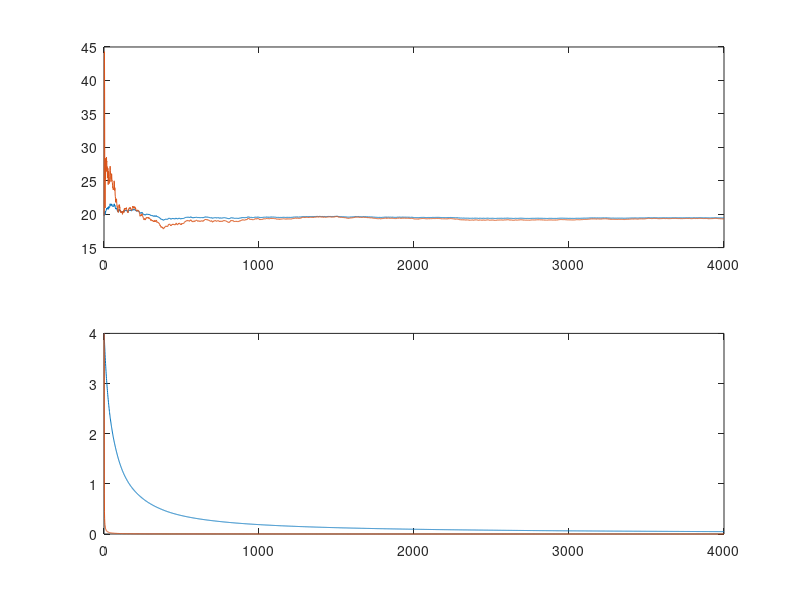

This figure's MATLAB source:
clear
close all
clc

%parameters
mu_x = 20;
var_x = 4;
mu_z = 0;
var_z = 1;
N = 4000;
mu_w = 0;
var_w = 1;

%draw initial estimate of x
xhatTKF = zeros(1,N);
PhatTKF = zeros(1,N);
xhatTKF(1) = mvnrnd(mu_x, var_x);
PhatTKF(1) = var_x;
xhatKF = zeros(1,N);
PhatKF = zeros(1,N);
xhatKF(1) = xhatTKF(1);
PhatKF(1) = var_x;

%cycle
for ii = 2:N
    
    %draw noise
    z = mvnrnd(mu_z,var_z);
    w = mvnrnd(mu_w,var_w);
    
    %measurement
    y = (1 + z)*mu_x + w;
    
    %variances
    PxyTKF = PhatTKF(ii-1);
    PyyTKF = PhatTKF(ii-1) + var_w + PhatTKF(ii-1)*var_z + var_z*xhatTKF(ii-1)^2;
    PxyKF = PhatKF(ii-1);
    PyyKF = PhatKF(ii-1) + var_w;
    
    %kalman gain
    KTKF = PxyTKF/PyyTKF;
    KKF = PxyKF/PyyKF;
    
    %update
    xhatTKF(ii) = xhatTKF(ii-1) + KTKF*(y - xhatTKF(ii-1));
    PhatTKF(ii) = (1 - KTKF)*PhatTKF(ii-1)*(1 - KTKF) + KTKF*var_w*KTKF;
    xhatKF(ii) = xhatKF(ii-1) + KKF*(y - xhatKF(ii-1));
    PhatKF(ii) = (1 - KKF)*PhatKF(ii-1)*(1 - KKF) + KKF*var_w*KKF;
    
    
end


figure
subplot(2,1,1)
plot(xhatTKF)
hold on
plot(xhatKF)
subplot(2,1,2)
plot(PhatTKF)
hold on
plot(PhatKF)



